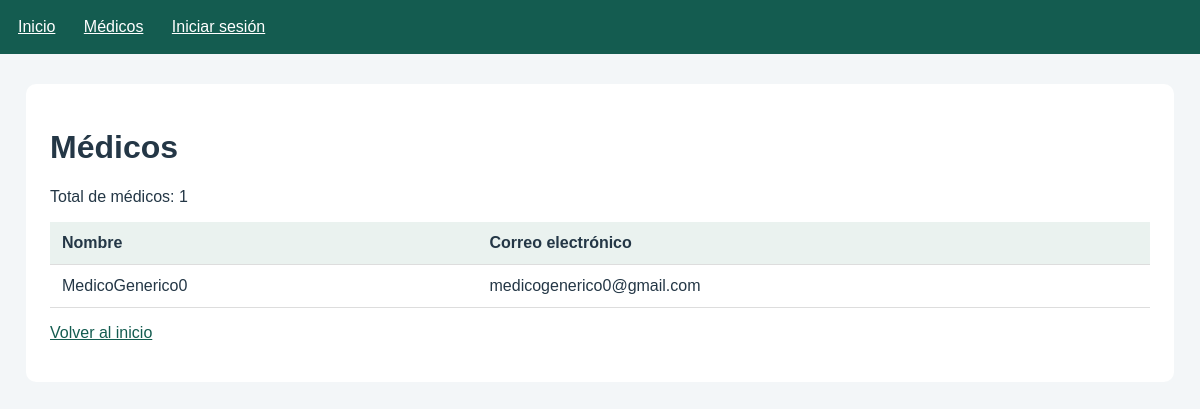
The page /PHP/medicos.php on the database as committed earlier.
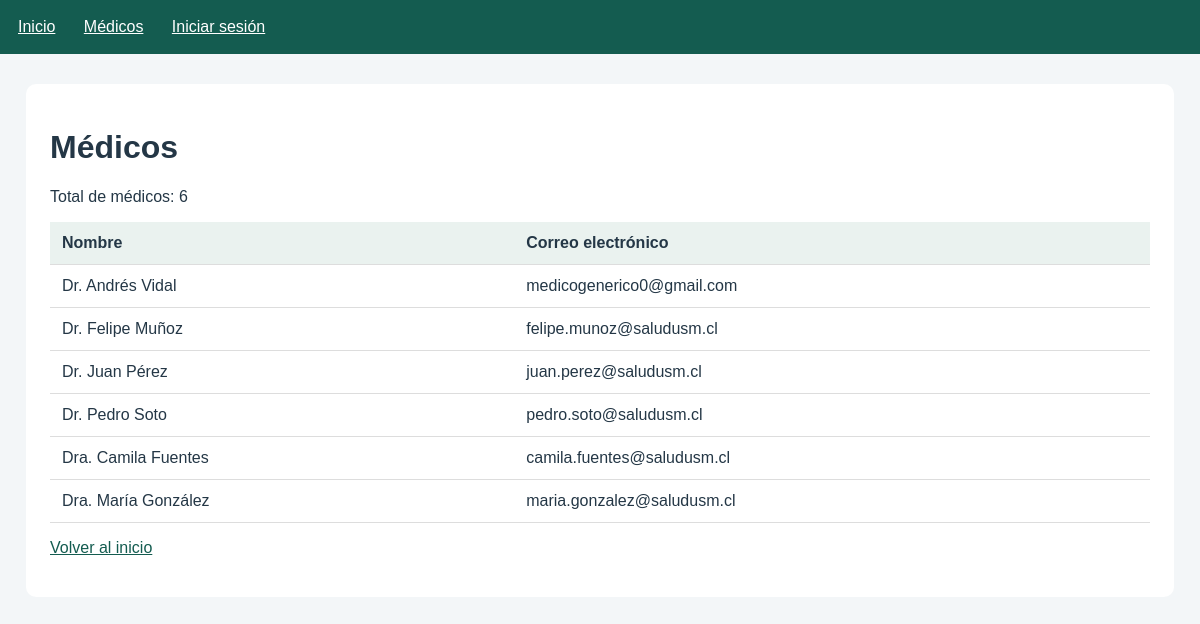
The same page on the database as committed later.
### tables this page shows
CREATE TABLE `medico` (
  `RUT_Medico` varchar(10) NOT NULL COMMENT 'XXXXXXXX-X',
  `Nombre_Medico` varchar(100) NOT NULL,
  `E-mail_Medico` varchar(100) NOT NULL COMMENT '...@...',
  `Contrasena_Hash` varchar(255) DEFAULT NULL
);

### PHP/medicos.php (the view, shortened to what this page needs)
<?php
$medicos = [];
$mensajeError = '';
try {
    require_once __DIR__ . '/config/conexion.php';
    $consulta = $conexion->query(
        'SELECT Nombre_Medico, `E-mail_Medico` AS Email
         FROM medico
         ORDER BY Nombre_Medico'
    );
    $medicos = $consulta->fetchAll();
} catch (PDOException $error) {
    error_log('SaludUSM - listado: ' . $error->getMessage());
    $mensajeError = 'No fue posible cargar los médicos. '
                  . 'Revisa la conexión y que exista la tabla medico.';
}
?>
<!DOCTYPE html>
<html lang="es">
<head>
    <link rel="stylesheet" href="../CSS/estilos.css">
</head>
<body>
    <?php require __DIR__ . '/includes/menu.php'; ?>
    <main>
        <h1>Médicos</h1>
        <?php if ($mensajeError !== ''): ?>
            <p class="error">
                <?= htmlspecialchars($mensajeError, ENT_QUOTES, 'UTF-8') ?>
            </p>
        <?php elseif (empty($medicos)): ?>
            <p>No hay médicos registrados.</p>
        <?php else: ?>
            <p>Total de médicos: <?= count($medicos) ?></p>
            <div class="tabla-contenedor">
                <table>
                    <thead>
                        <tr>
                            <th scope="col">Nombre</th>
                            <th scope="col">Correo electrónico</th>
                        </tr>
                    </thead>
                    <tbody>
                        <?php foreach ($medicos as $medico): ?>
                            <tr>
                                <td>
                                    <?= htmlspecialchars(
                                        $medico['Nombre_Medico'],
                                        ENT_QUOTES,
                                        'UTF-8'
                                    ) ?>
                                </td>
                                <td>
                                    <?= htmlspecialchars(
                                        $medico['Email'],
                                        ENT_QUOTES,
                                        'UTF-8'
                                    ) ?>
                                </td>
                            </tr>
                        <?php endforeach; ?>
                    </tbody>
                </table>
            </div>
        <?php endif; ?>
        <p><a href="index.php">Volver al inicio</a></p>
    </main>
</body>
</html>

Rows that differ between the two databases and show on the page:
changed medico "medicogenerico0@gmail.com": Nombre_Medico "MedicoGenerico0" → "Dr. Andrés Vidal"
added medico: Nombre_Medico "Dr. Felipe Muñoz", Email "felipe.munoz@saludusm.cl"
added medico: Nombre_Medico "Dr. Juan Pérez", Email "juan.perez@saludusm.cl"
added medico: Nombre_Medico "Dr. Pedro Soto", Email "pedro.soto@saludusm.cl"
added medico: Nombre_Medico "Dra. Camila Fuentes", Email "camila.fuentes@saludusm.cl"
added medico: Nombre_Medico "Dra. María González", Email "maria.gonzalez@saludusm.cl"
Other text that changed with them:
count($medicos): "1" → "6"
